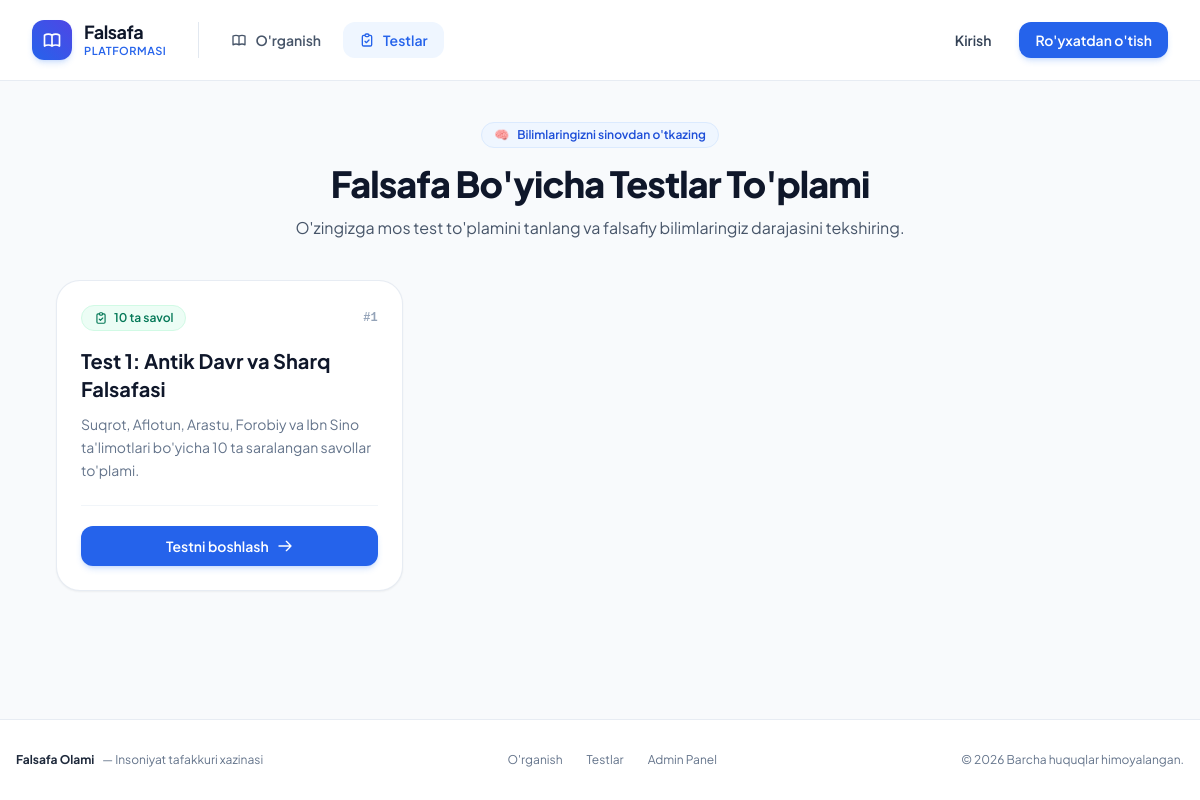
The page /tests/ on the database its author committed.
### philosophers/models.py (models this page shows, shortened)
class Quiz(models.Model):
    title = models.CharField(
        max_length=200,
        verbose_name="Test to'plami nomi",
        help_text="Masalan: Test 1, Test 2: Antik davr falsafasi..."
    )
    slug = models.SlugField(
        max_length=220,
        unique=True,
        blank=True,
        db_index=True,
        verbose_name="Slug (havola uchun)"
    )
    description = models.TextField(
        blank=True,
        verbose_name="Test haqida qisqacha ma'lumot",
        help_text="Ushbu test qaysi mavzularni qamrab olgani haqida qisqa tushuntirish."
    )
    order = models.PositiveIntegerField(
        default=1,
        verbose_name="Tartib raqami",
        help_text="Chiqish tartibi (1, 2, 3...)"
    )
    is_active = models.BooleanField(
        default=True,
        verbose_name="Faolmi?",
        help_text="Belgilansa, saytda foydalanuvchilarga ko'rinadi."
    )
    created_at = models.DateTimeField(
        auto_now_add=True,
        verbose_name="Yaratilgan vaqt"
    )
    class Meta:
        verbose_name = "Test to'plami"
        verbose_name_plural = "Test to'plamlari"
        ordering = ['order', 'id']

### philosophers/views.py (the view)
# urls.py: path('tests/', tests_view, name='tests'),
def tests_view(request):
    quizzes = Quiz.objects.filter(is_active=True).annotate(
        total_questions=Count('questions')
    ).order_by('order', 'id')
    context = {
        'quizzes': quizzes,
    }
    return render(request, 'philosophers/tests.html', context)

### templates/philosophers/tests.html (shortened to what this page needs)
{% extends 'base.html' %}
{% block content %}
<div class="max-w-6xl mx-auto px-4 sm:px-6 lg:px-8 py-10">
    <div class="text-center max-w-2xl mx-auto mb-10">
        <div class="inline-flex items-center gap-2 px-3 py-1 rounded-full bg-blue-50 text-blue-700 text-xs font-semibold mb-4 border border-blue-100">
            <span>🧠</span> Bilimlaringizni sinovdan o'tkazing
        </div>
        <h1 class="text-3xl sm:text-4xl font-extrabold text-slate-900 tracking-tight">
            Falsafa Bo'yicha Testlar To'plami
        </h1>
        <p class="mt-3 text-base text-slate-600">
            O'zingizga mos test to'plamini tanlang va falsafiy bilimlaringiz darajasini tekshiring.
        </p>
    </div>
    {% if quizzes %}
        <div class="grid grid-cols-1 md:grid-cols-2 lg:grid-cols-3 gap-6">
            {% for quiz in quizzes %}
                <div class="bg-white rounded-3xl border border-slate-200/80 shadow-sm hover:shadow-xl hover:border-blue-300 transition-all duration-300 p-6 flex flex-col justify-between group">
                    <div>
                        <div class="flex items-center justify-between mb-4">
                            <span class="inline-flex items-center gap-1.5 px-3 py-1 rounded-full text-xs font-semibold {% if quiz.total_questions >= 10 %}bg-emerald-50 text-emerald-700 border border-emerald-100{% else %}bg-amber-50 text-amber-700 border border-amber-100{% endif %}">
                                <svg class="w-3.5 h-3.5" fill="none" viewBox="0 0 24 24" stroke="currentColor">
                                    <path stroke-linecap="round" stroke-linejoin="round" stroke-width="2" d="M9 5H7a2 2 0 00-2 2v12a2 2 0 002 2h10a2 2 0 002-2V7a2 2 0 00-2-2h-2M9 5a2 2 0 002 2h2a2 2 0 002-2M9 5a2 2 0 012-2h2a2 2 0 012 2m-6 9l2 2 4-4" />
                                </svg>
                                {{ quiz.total_questions }} ta savol
                            </span>
                            <span class="text-xs font-mono font-bold text-slate-400">
                                #{{ quiz.order }}
                            </span>
                        </div>
                        <h2 class="text-xl font-bold text-slate-900 group-hover:text-blue-600 transition-colors">
                            {{ quiz.title }}
                        </h2>
                        {% if quiz.description %}
                            <p class="text-slate-500 text-sm mt-2.5 leading-relaxed line-clamp-3">
                                {{ quiz.description }}
                            </p>
                        {% else %}
                            <p class="text-slate-400 text-xs mt-2.5 italic">
                                Ushbu test to'plami bo'yicha 10 ta maxsus saralangan savollar.
                            </p>
                        {% endif %}
                    </div>
                    <div class="mt-6 pt-5 border-t border-slate-100">
                        {% if quiz.total_questions > 0 %}
                            <a
                                href="{% url 'quiz_detail' slug=quiz.slug %}"
                                class="w-full py-2.5 px-4 rounded-xl text-sm font-semibold text-white bg-blue-600 hover:bg-blue-700 active:scale-[0.99] transition shadow-md shadow-blue-500/20 flex items-center justify-center gap-2 group-hover:bg-blue-700"
                            >
                                <span>Testni boshlash</span>
                                <svg class="w-4 h-4 transform group-hover:translate-x-1 transition-transform" fill="none" viewBox="0 0 24 24" stroke="currentColor">
                                    <path stroke-linecap="round" stroke-linejoin="round" stroke-width="2" d="M14 5l7 7m0 0l-7 7m7-7H3" />
                                </svg>
                            </a>
                        {% else %}
                            <div class="text-center py-2 text-xs text-slate-400 font-medium">
                                Savollar tez kunda kiritiladi
                            </div>
                        {% endif %}
                    </div>
                </div>
            {% endfor %}
        </div>
    {% endif %}
</div>
{% endblock %}

### templates/base.html (style rules this page uses)
body { font-family: 'Plus Jakarta Sans', sans-serif; }

### rows shown on the page
Quiz: total_questions "10", order "1", title "Test 1: Antik Davr va Sharq Falsafasi", description "Suqrot, Aflotun, Arastu, Forobiy va Ibn Sino ta'limotlari bo'yicha 10 ta saralangan savollar to'plami.", shows "Testni boshlash"
